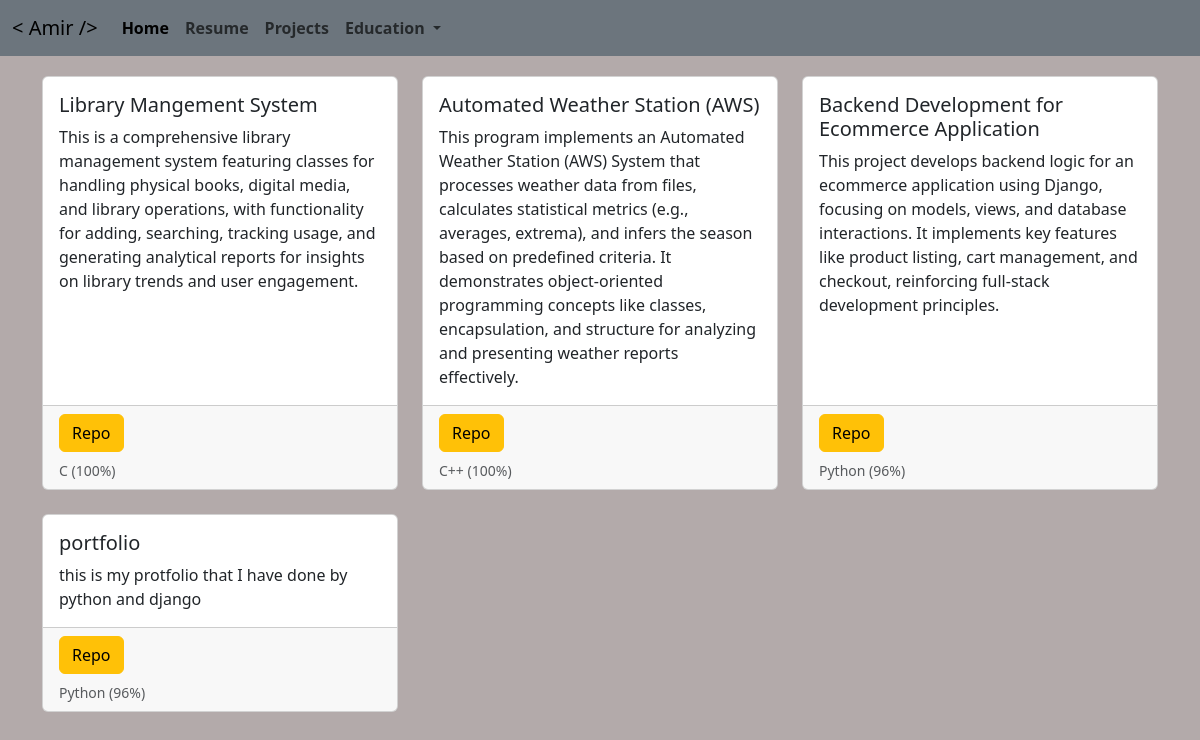
The page /projects/ on the database as committed earlier.
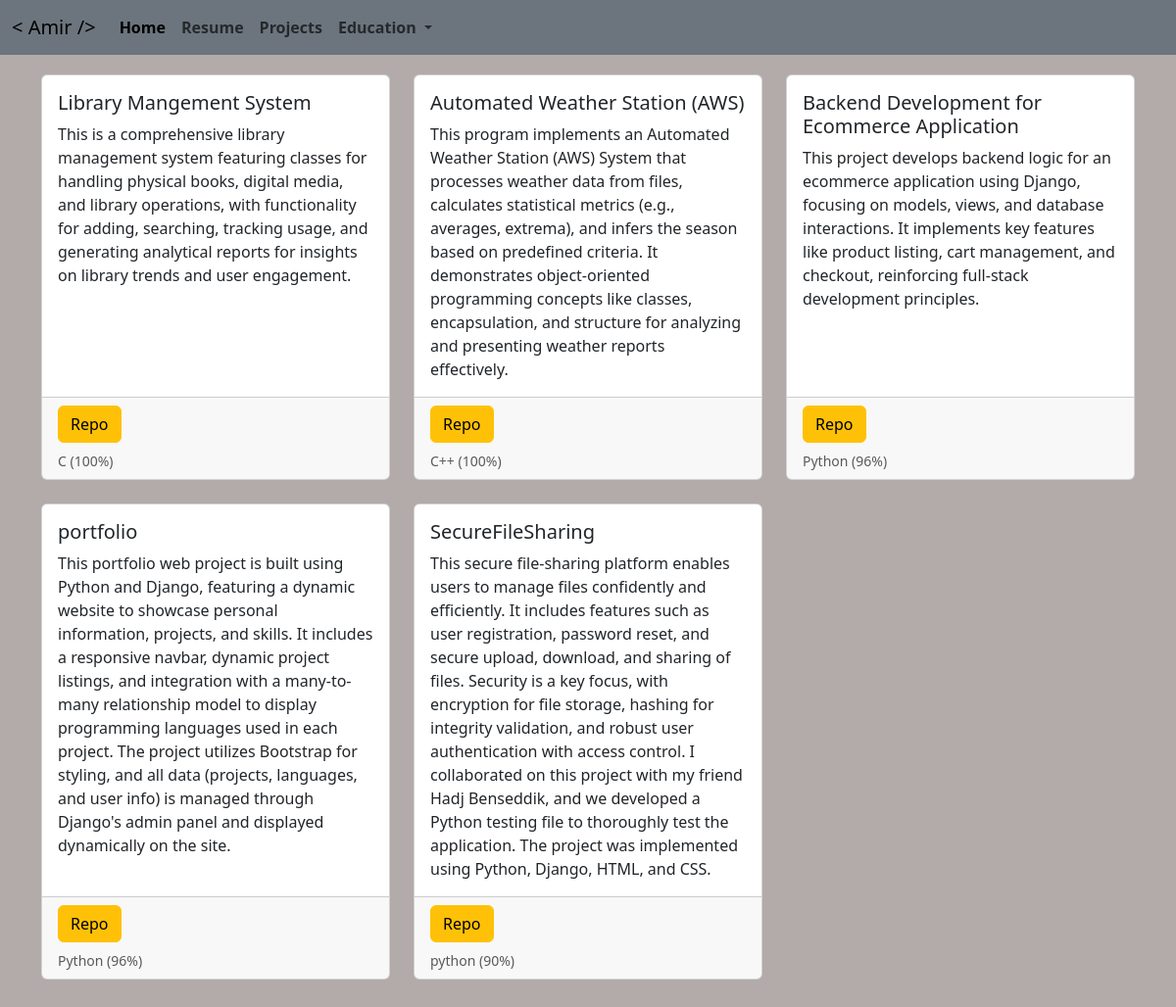
The same page on the database as committed later.
### myapp/models.py (models this page shows, shortened)
class projects(models.Model):
    id = models.AutoField(primary_key=True,unique=True)
    user = models.ForeignKey(users, on_delete=models.CASCADE, related_name = 'projects')
    project_name = models.CharField(max_length = 200,unique = True)
    project_language = models.ManyToManyField(languages, through='assign_language')
    project_link = models.URLField(max_length = 200,unique = True)
    description = models.TextField()

class languages(models.Model):
    id = models.UUIDField(primary_key=True, default=uuid.uuid4, editable=False)
    language_name = models.CharField(max_length = 50,unique = True)
    percentage = models.IntegerField()

### myapp/views.py (the view)
# urls.py: path('projects/', Project,name='projects'),
def Project(request):
    all_projects = projects.objects.all()
    context = {'projects':all_projects}
    return render(request,'projects.html',context)

### template/projects.html (shortened to what this page needs)
{% load static %}
<!DOCTYPE html>
<html lang="en">
<head>
    <link href="https://cdn.jsdelivr.net/npm/bootstrap@5.3.0/dist/css/bootstrap.min.css" rel="stylesheet">
    <link rel="stylesheet" type="text/css" media="screen" href="{% static 'styles/project.css' %}">
</head>
<body>
    {% include 'navbar.html' %}
    <section class="userList" style="margin-top: 20px;">
        <div class="container">
            <div class="row g-4">
                {% for project in projects %}
                <div class="col-12 col-sm-12 col-md-4">
                    <div class="card h-100">
                        <div class="card-body">
                            <h5 class="card-title">{{ project.project_name }}</h5>
                            <p class="card-text">{{ project.description }}</p>
                        </div>
                        <div class="card-footer">
                            <a href="{{ project.project_link }}" class="btn btn-warning">Repo</a>
                            <small class="text-body-secondary d-block mt-2">
                                {% for language in project.project_language.all %}
                                {{ language.language_name }} ({{ language.percentage }}%)
                                {% endfor %}
                            </small>
                        </div>
                    </div>
                </div>
                {% endfor %}
            </div>
        </div>
    </section>
</body>
</html>

### template/navbar.html (shortened to what this page needs)
{% load static %}
<nav class="navbar navbar-expand-lg navbar-light bg-secondary">
    <div class="container-fluid">
        <a class="navbar-brand" href="#">&lt; Amir /&gt;</a>
        <div class="collapse navbar-collapse" id="navbarSupportedContent">
            <ul class="navbar-nav me-auto mb-2 mb-lg-0" style="font-weight: bold;">
                <li class="nav-item" >
                    <a class="nav-link active" aria-current="page" href="{% url 'home' %}">Home</a>
                </li>
                <li class="nav-item">
                    <a class="nav-link" href="{% static 'files/Amir_Resume.pdf'  %}">Resume</a>
                </li>
                <li class="nav-item">
                    <a class="nav-link" href="{% url 'projects' %}">Projects</a>
                </li>
                <li class="nav-item dropdown">
                    <a class="nav-link dropdown-toggle" href="#" role="button" data-bs-toggle="dropdown" aria-expanded="false">
                        Education
                    </a>
                </li>
            </ul>
        </div>
    </div>
</nav>

### static/styles/project.css (style rules this page uses)
.userList { background-color: rgb(179, 170, 170); height: 500vh; }

Rows that differ between the two databases and show on the page:
changed projects "portfolio": description "this is my protfolio that I have done by python and django" → "This portfolio web project is built using Python and Django, featuring a dynamic website to showcase personal information, projects, and skills. It includes a responsive navbar, dynamic project listings, and integration with a many-to-many relationship model to display programming languages used in each project. The project utilizes Bootstrap for styling, and all data (projects, languages, and user info) is managed through Django's admin panel and displayed dynamically on the site."
added projects: project_name "SecureFileSharing", description "This secure file-sharing platform enables users to manage files confidently and efficiently. It includes features such as user registration, password reset, and secure upload, download, and sharing of files. Security is a key focus, with encryption for file storage, hashing for integrity validation, and robust user authentication with access control. I collaborated on this project with my friend Hadj Benseddik, and we developed a Python testing file to thoroughly test the application. The project was implemented using Python, Django, HTML, and CSS."
added languages: language_name "python", percentage "90", shown under "SecureFileSharing"
